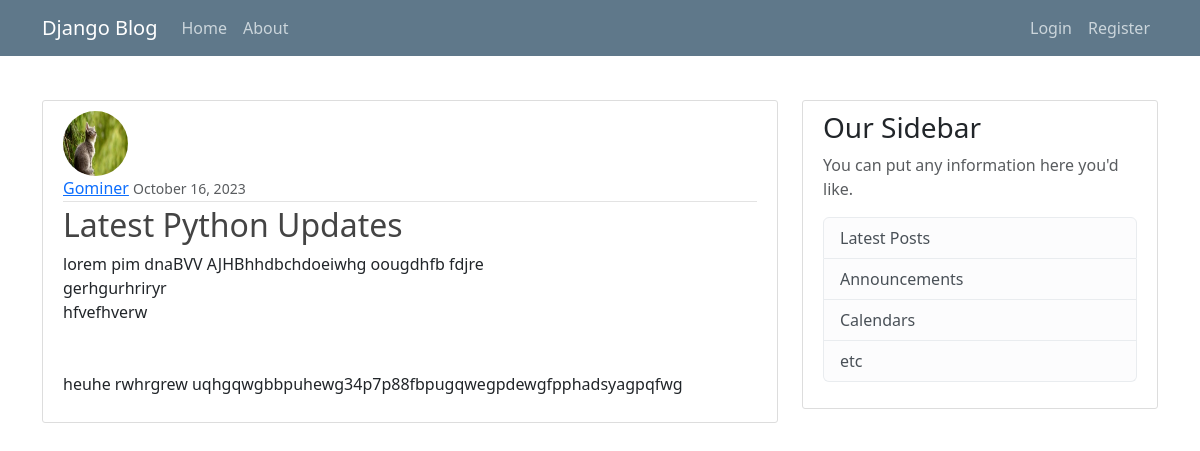
Page /post/6/ on the committed database.
### blog/models.py (models this page shows, shortened)
class Chat(models.Model):
    title = models.CharField(max_length=80)
    content = models.TextField()
    date_posted = models.DateTimeField(default=timezone.now)
    author = models.ForeignKey(User, on_delete=models.CASCADE)

### users/models.py (models this page shows, shortened)
class Profile(models.Model):
    user = models.OneToOneField(User, on_delete=models.CASCADE)
    image = models.ImageField(default='default.jpg', upload_to='profile_pics')

### blog/views.py (the view)
# urls.py: path('post/<int:pk>/', ChatDetailView.as_view(), name='chat-detail'),
class ChatDetailView(DetailView):
    model = Chat

### blog/templates/blog/chat_detail.html (shortened to what this page needs)
{% extends "blog/base.html" %}
{% block content %}
    <article class="media content-section">
        <img src="{{ object.author.profile.image.url }}" alt="image" class="rounded-circle article-img">
        <div class="media-body">
        <div class="article-metadata">
            <a class="mr-2" href="{% url 'profile' %}">{{ object.author }}</a>
            <small class="text-muted">{{ object.date_posted|date:"F d, Y" }}</small>
        </div>
        <h2 class="article-title">{{ object.title }}</h2>
        <p class="article-content">{{ object.content }}</p>
        </div>
    </article>
{% endblock content %}

### blog/static/blog/main.css (style rules this page uses)
body { background: #453333; color: #333333; margin-top: 5rem; }
h1, h2, h3, h4, h5, h6 { color: #444444; }
.content-section { background: #ffffff; padding: 10px 20px; border: 1px solid #dddddd; border-radius: 3px; margin-bottom: 20px; }
.article-title { color: #444444; }
.article-content { white-space: pre-line; }
.article-img { height: 65px; width: 65px; margin-right: 16px; }
.article-metadata { padding-bottom: 1px; margin-bottom: 4px; border-bottom: 1px solid #e3e3e3 }

### rows in the picture
Chat: author.profile.image (picture), author "Gominer", date_posted "October 16, 2023", title "Latest Python Updates", content "lorem pim dnaBVV AJHBhhdbchdoeiwhg oougdhfb fdjre gerhgurhriryr hfvefhverw heuhe rwhrgrew uqhgqwgbbpuhewg34p7p88fbpugqwegpdewgfpphadsyagpqfwg"
